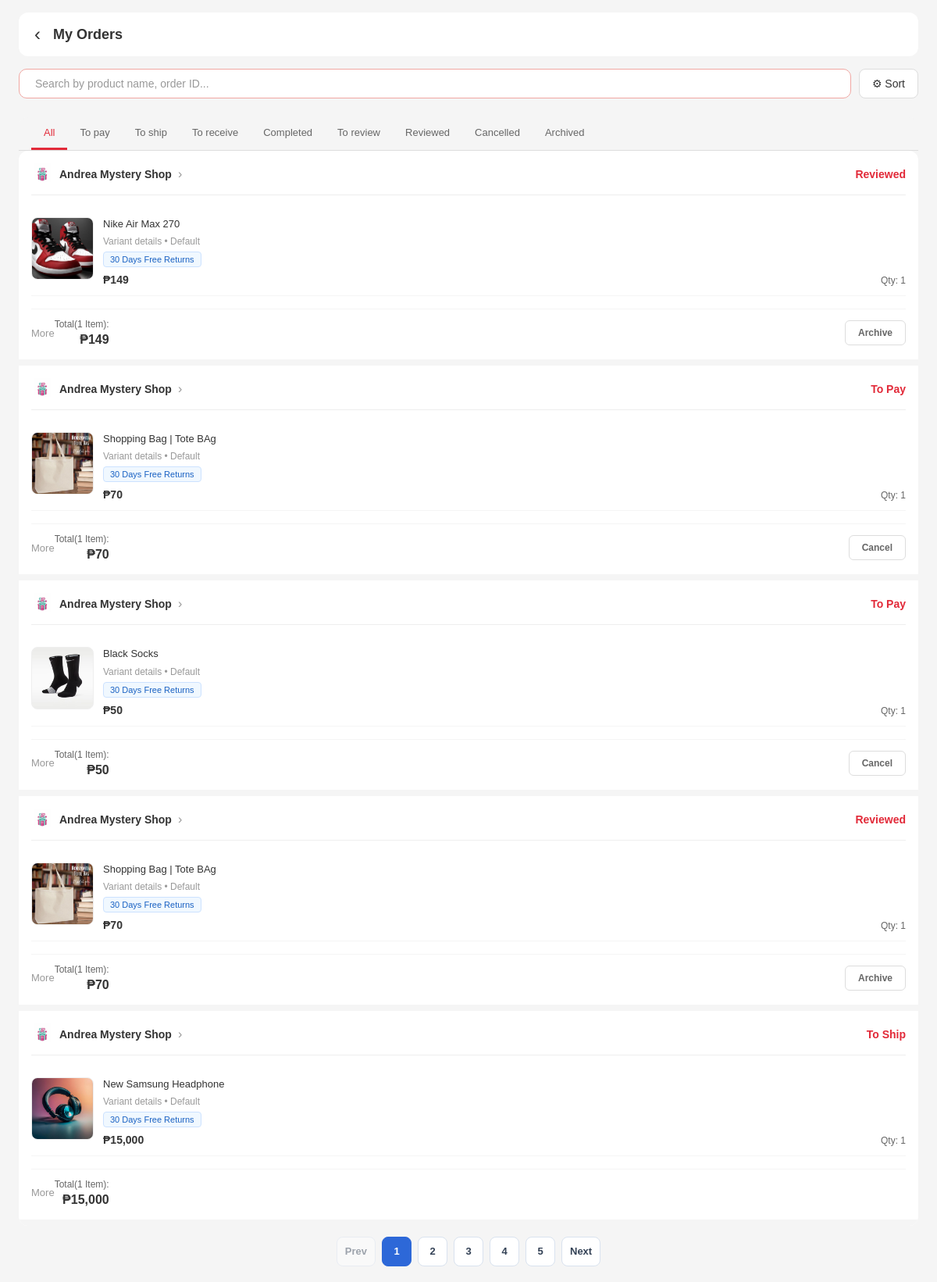
The page /purchase_history.php (signed in) on the database its author committed.
### tables this page shows
CREATE TABLE `order_items` (
  `order_item_id` int(11) NOT NULL,
  `order_id` int(11) NOT NULL,
  `product_id` int(11) NOT NULL,
  `quantity` int(11) NOT NULL CHECK (`quantity` > 0),
  `price` decimal(10,2) NOT NULL
);

CREATE TABLE `orders` (
  `order_id` int(11) NOT NULL,
  `user_id` int(11) DEFAULT NULL,
  `recipient_id` int(11) DEFAULT NULL,
  `order_date` datetime DEFAULT current_timestamp(),
  `status` enum('pending','processing','shipped','delivered','received','cancelled','reviewed') DEFAULT 'pending',
  `archived` tinyint(1) NOT NULL DEFAULT 0,
  `binned` tinyint(1) NOT NULL DEFAULT 0,
  `payment_method` enum('cash','gcash') DEFAULT 'cash',
  `total_amount` decimal(10,2) DEFAULT NULL
);

CREATE TABLE `products` (
  `product_id` int(11) NOT NULL,
  `parent_product_id` int(11) DEFAULT NULL,
  `archived` tinyint(1) NOT NULL DEFAULT 0,
  `product_name` varchar(150) DEFAULT NULL,
  `product_description` text DEFAULT NULL,
  `price` decimal(10,2) DEFAULT NULL,
  `product_stock` int(11) DEFAULT NULL,
  `order_count` int(11) NOT NULL DEFAULT 0,
  `category_id` int(11) DEFAULT NULL,
  `average_rating` decimal(3,2) DEFAULT 0.00
);

### purchase_history.php (the view, shortened to what this page needs)
<?php
require_once 'dbConnection.php';
$userId = intval($_SESSION['user_id']);
function format_peso_display($amount) {
    $value = (float)$amount;
    if (floor($value) == $value) {
        return number_format($value, 0, '.', ',');
    }
    return rtrim(rtrim(number_format($value, 2, '.', ','), '0'), '.');
}
$query = 'SELECT o.order_id, o.recipient_id, o.order_date, o.status, o.payment_method, o.total_amount, o.archived,
                 oi.order_item_id, oi.product_id, oi.quantity, oi.price,
                                 p.product_name, p.product_description,
                                 (SELECT pi.image_url
                                    FROM product_images pi
                                    WHERE pi.product_id = p.product_id
                                        AND LOWER(pi.image_url) REGEXP "\\\\.(jpg|jpeg|png|gif|webp)$"
                                    ORDER BY pi.is_pinned DESC, pi.image_id ASC
                                    LIMIT 1) AS product_image
          FROM orders o
          LEFT JOIN order_items oi ON o.order_id = oi.order_id
          LEFT JOIN products p ON oi.product_id = p.product_id
          WHERE o.user_id = ? AND o.binned = 0
          ORDER BY o.order_date DESC, o.order_id DESC';
$orderStmt = $conn->prepare($query);
$orderStmt->bind_param('i', $userId);
$orderStmt->execute();
$result = $orderStmt->get_result();
$orders = [];
while ($row = $result->fetch_assoc()) {
    $orderId = $row['order_id'];
    if (!isset($orders[$orderId])) {
        $orders[$orderId] = [
            'order_id' => $orderId,
            'order_date' => $row['order_date'],
            'status' => $row['status'],
            'payment_method' => $row['payment_method'],
            'total_amount' => $row['total_amount'],
            'recipient_id' => $row['recipient_id'],
            'archived' => intval($row['archived'] ?? 0),
            'items' => []
        ];
    }
    if ($row['product_id']) {
        $orders[$orderId]['items'][] = [
            'order_item_id' => $row['order_item_id'],
            'product_id' => $row['product_id'],
            'product_name' => $row['product_name'],
            'product_description' => $row['product_description'],
            'product_image' => $row['product_image'],
            'quantity' => $row['quantity'],
            'price' => $row['price']
        ];
    }
}
$hasOrderItems = false;
foreach ($orders as $order) {
    if (!empty($order['items'])) {
        $hasOrderItems = true;
        break;
    }
}
$recipientData = [];
foreach ($orders as $order) {
    if ($order['recipient_id'] && !isset($recipientData[$order['recipient_id']])) {
        $recipientQuery = 'SELECT recipient_name, phone_no, street_name, unit_floor, district, city, region
                          FROM recipients WHERE recipient_id = ? AND user_id = ?';
        $recipientStmt = $conn->prepare($recipientQuery);
        $recipientStmt->bind_param('ii', $order['recipient_id'], $userId);
        $recipientStmt->execute();
        $recipientResult = $recipientStmt->get_result();
        if ($recipientResult->num_rows > 0) {
            $recipientData[$order['recipient_id']] = $recipientResult->fetch_assoc();
        }
    }
}
$statusDisplay = [
    'pending' => 'To Pay',
    'processing' => 'To Ship',
    'shipped' => 'To Receive',
    'delivered' => 'Order Delivered',
    'received' => 'Order Received',
    'reviewed' => 'Reviewed',
    'cancelled' => 'Cancelled',
];
?>
<!DOCTYPE html>
<html lang="en">
<head>
    <link rel="stylesheet" href="main.css" />
</head>
<body>
    <div class="page-container">
        <div class="page-header">
            <div class="back-arrow" onclick="window.location.href='account.php'">‹</div>
            <div class="header-title">My Orders</div>
        </div>
        <div class="search-filter-bar">
            <div class="search-wrapper" style="position: relative;">
                <input type="text" id="searchInput" placeholder="Search by product name, order ID..." onkeyup="handleSearch(event)" autocomplete="off">
            </div>
            <div style="position: relative;">
                <button class="filter-btn" onclick="toggleFilterDropdown()" title="Filter">⚙ Sort</button>
            </div>
        </div>
        <div class="tabs-container">
            <button class="tab active" data-status="all" onclick="filterByStatus('all')">All</button>
            <button class="tab" data-status="pending" onclick="filterByStatus('pending')">To pay</button>
            <button class="tab" data-status="processing" onclick="filterByStatus('processing')">To ship</button>
            <button class="tab" data-status="shipped" onclick="filterByStatus('shipped')">To receive</button>
            <button class="tab" data-status="delivered" onclick="filterByStatus('delivered')">Completed</button>
            <button class="tab" data-status="delivered-unreviewed" onclick="filterByStatus('delivered-unreviewed')">To review</button>
            <button class="tab" data-status="reviewed" onclick="filterByStatus('reviewed')">Reviewed</button>
            <button class="tab" data-status="cancelled" onclick="filterByStatus('cancelled')">Cancelled</button>
            <button class="tab" data-status="archived" onclick="filterByStatus('archived')">Archived</button>
        </div>
        <div class="orders-container" id="ordersContainer">
            <?php if (!empty($orders) && $hasOrderItems): ?>
                <?php foreach ($orders as $order): ?>
                    <div class="order-group" data-order-id="<?php echo intval($order['order_id']); ?>" data-status="<?php echo htmlspecialchars($order['status']); ?>" data-archived="<?php echo intval($order['archived']); ?>">
                        <div class="store-header">
                            <div class="store-info">
                                <div class="store-icon"><img src="logo.jpg" alt="Logo"></div>
                                <div class="store-name">Andrea Mystery Shop</div>
                                <div class="store-arrow">›</div>
                            </div>
                            <div class="order-status"><?php echo $statusDisplay[$order['status']] ?? ucfirst($order['status']); ?></div>
                        </div>
                        <?php foreach ($order['items'] as $item):
                            $recipient = isset($recipientData[$order['recipient_id']]) ? $recipientData[$order['recipient_id']] : null;
                            $recipientName = $recipient ? htmlspecialchars($recipient['recipient_name']) : 'Recipient';
                            $recipientPhone = $recipient ? htmlspecialchars($recipient['phone_no']) : '';
                            $itemImage = !empty($item['product_image']) ? htmlspecialchars($item['product_image']) : 'logo.jpg';
                            $recipientAddress = '';
                            if ($recipient) {
                                $parts = [];
                                if (!empty($recipient['street_name'])) $parts[] = $recipient['street_name'];
                                if (!empty($recipient['unit_floor'])) $parts[] = $recipient['unit_floor'];
                                if (!empty($recipient['district'])) $parts[] = $recipient['district'];
                                if (!empty($recipient['city'])) $parts[] = $recipient['city'];
                                if (!empty($recipient['region'])) $parts[] = $recipient['region'];
                                $recipientAddress = htmlspecialchars(implode(', ', $parts));
                            }
                        ?>
                            <div class="order-item" onclick="openOrderDetail(this)" data-order-id="<?php echo $order['order_id']; ?>" data-item-id="<?php echo $item['order_item_id']; ?>" data-product-id="<?php echo $item['product_id']; ?>" data-order-status="<?php echo htmlspecialchars($order['status']); ?>" data-store-name="Andrea Mystery Shop" data-recipient-id="<?php echo htmlspecialchars($order['recipient_id']); ?>" data-recipient-name="<?php echo $recipientName; ?>" data-recipient-phone="<?php echo $recipientPhone; ?>" data-recipient-address="<?php echo $recipientAddress; ?>">
                                <div class="item-image">
                                    <img src="<?php echo $itemImage; ?>" alt="Product">
                                </div>
                                <div class="item-details">
                                    <div class="item-name"><?php echo htmlspecialchars(substr($item['product_name'], 0, 60)); ?></div>
                                    <div class="item-attrs">Variant details • Default</div>
                                    <div class="item-badges">
                                        <div class="badge">30 Days Free Returns</div>
                                    </div>
                                    <div class="item-bottom">
                                        <div>
                                            <div class="item-price">₱<?php echo format_peso_display($item['price']); ?></div>
                                        </div>
                                        <div class="item-qty">Qty: <?php echo intval($item['quantity']); ?></div>
                                    </div>
                                </div>
                            </div>
                        <?php endforeach; ?>
                        <div class="actions-row">
                            <div class="action-left">More</div>
                            <div style="text-align: right; margin-right: auto; padding-right: 16px;">
                                <div style="font-size: 12px; color: #666; margin-bottom: 4px;">Total(<?php echo count($order['items']); ?> Item<?php echo count($order['items']) > 1 ? 's' : ''; ?>):</div>
                                <div style="font-size: 16px; font-weight: 600; color: #333;">₱<?php echo format_peso_display($order['total_amount']); ?></div>
                            </div>
                            <div class="action-buttons">
                                <?php if ($order['status'] === 'pending'): ?>
                                    <button class="action-btn secondary" onclick="cancelOrderDirect(<?php echo htmlspecialchars($order['order_id']); ?>, event)">Cancel</button>
                                <?php endif; ?>
                                <?php if (in_array(strtolower((string)$order['status']), ['reviewed', 'cancelled', 'canceled'], true) || intval($order['archived']) === 1): ?>
                                    <form method="POST" style="display:inline;">
                                        <button type="submit" class="action-btn secondary" onclick="confirmArchiveToggle(event, <?php echo $order['order_id']; ?>, <?php echo $order['archived']; ?>)"><?php echo $order['archived'] ? 'Unarchive' : 'Archive'; ?></button>
                                    </form>
                                <?php endif; ?>
                            </div>
                        </div>
                    </div>
                <?php endforeach; ?>
            <?php endif; ?>
        </div>
        <div id="paginationContainer" class="pagination-wrap" style="display:none;"></div>
    </div>
</body>
</html>

### main.css (style rules this page uses)
* { margin: 0; padding: 0; box-sizing: border-box; font-family: "Poppins", sans-serif; }
html, body { height: 100%; margin: 0; background: #f5f5f5; }
body::before { content: ""; position: fixed; top: 0; left: 0; width: 100%; height: 100%; background: rgba(0, 0, 50, 0.02); z-index: -1; }
body { padding-top: 64px; }

### rows shown on the page
order_items: order.status "Reviewed", shows a picture, product.product_name "Nike Air Max 270", price "149", quantity "1", count($order['items']) "1", order.total_amount "149", shows "Archive"
order_items: order.status "To Pay", product.product_name "Shopping Bag | Tote BAg", price "70", quantity "1", count($order['items']) "1", order.total_amount "70"
order_items: order.status "To Pay", shows a picture, product.product_name "Black Socks", price "50", quantity "1", count($order['items']) "1", order.total_amount "50"
order_items: order.status "Reviewed", product.product_name "Shopping Bag | Tote BAg", price "70", quantity "1", count($order['items']) "1", order.total_amount "70", shows "Archive"
order_items: order.status "To Ship", shows a picture, product.product_name "New Samsung Headphone", price "15,000", quantity "1", count($order['items']) "1", order.total_amount "15,000"
